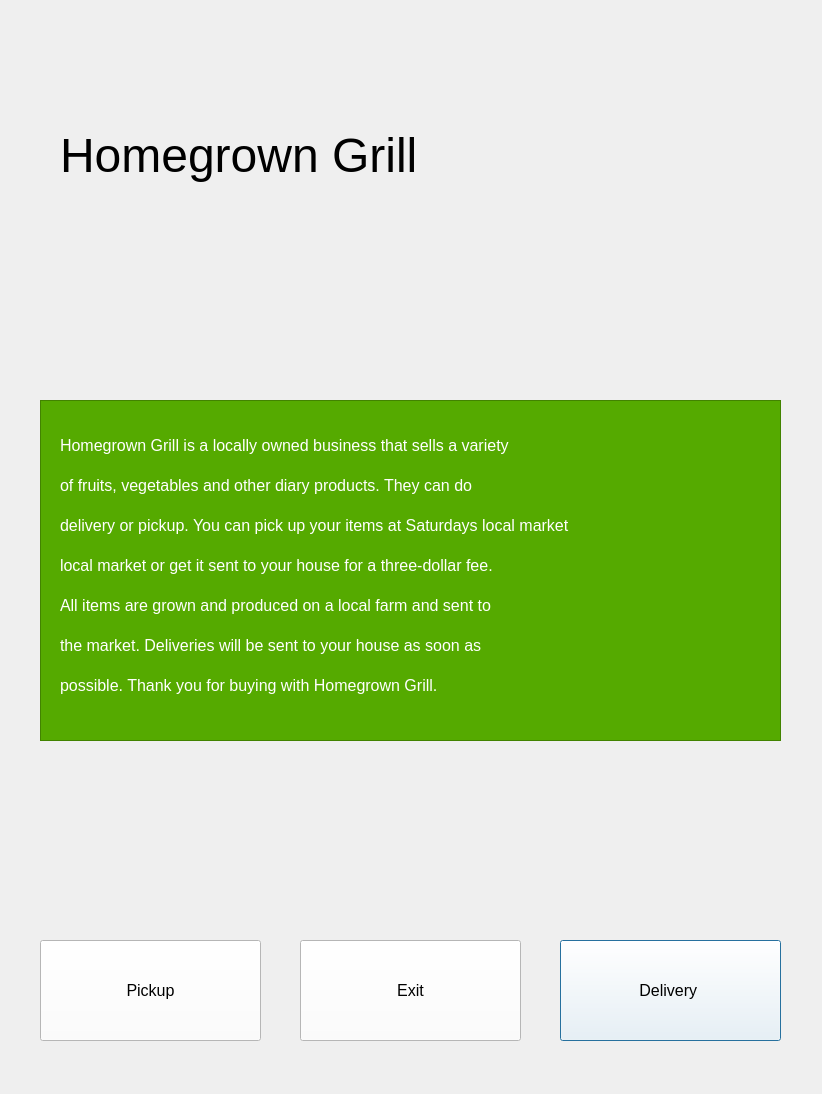
<?xml version="1.0" encoding="UTF-8"?>
<ui version="4.0">
 <class>Dialog</class>
 <widget class="QDialog" name="Dialog">
  <property name="geometry">
   <rect>
    <x>0</x>
    <y>0</y>
    <width>822</width>
    <height>1094</height>
   </rect>
  </property>
  <property name="windowTitle">
   <string>Dialog</string>
  </property>
  <widget class="QPushButton" name="pushButton">
   <property name="geometry">
    <rect>
     <x>560</x>
     <y>940</y>
     <width>221</width>
     <height>101</height>
    </rect>
   </property>
   <property name="font">
    <font>
     <pointsize>12</pointsize>
    </font>
   </property>
   <property name="styleSheet">
    <string notr="true">QPushButton {background: white}
QPushButton {color: black}
QPushButton:hover{background:rgb(202, 202, 202)}</string>
   </property>
   <property name="text">
    <string>Delivery </string>
   </property>
  </widget>
  <widget class="QPushButton" name="pushButton_2">
   <property name="geometry">
    <rect>
     <x>40</x>
     <y>940</y>
     <width>221</width>
     <height>101</height>
    </rect>
   </property>
   <property name="font">
    <font>
     <pointsize>12</pointsize>
    </font>
   </property>
   <property name="styleSheet">
    <string notr="true">QPushButton {background: white}
QPushButton {color: black}
QPushButton:hover{background:rgb(202, 202, 202)}</string>
   </property>
   <property name="text">
    <string>Pickup</string>
   </property>
  </widget>
  <widget class="QPushButton" name="pushButton_3">
   <property name="geometry">
    <rect>
     <x>300</x>
     <y>940</y>
     <width>221</width>
     <height>101</height>
    </rect>
   </property>
   <property name="font">
    <font>
     <pointsize>12</pointsize>
    </font>
   </property>
   <property name="styleSheet">
    <string notr="true">QPushButton {background: white}
QPushButton {color: black}
QPushButton:hover{background:rgb(202, 202, 202)}</string>
   </property>
   <property name="text">
    <string>Exit</string>
   </property>
  </widget>
  <widget class="QLabel" name="label">
   <property name="geometry">
    <rect>
     <x>60</x>
     <y>110</y>
     <width>701</width>
     <height>91</height>
    </rect>
   </property>
   <property name="font">
    <font>
     <pointsize>36</pointsize>
    </font>
   </property>
   <property name="text">
    <string>Homegrown Grill</string>
   </property>
  </widget>
  <widget class="QLabel" name="label_2">
   <property name="geometry">
    <rect>
     <x>60</x>
     <y>380</y>
     <width>691</width>
     <height>131</height>
    </rect>
   </property>
   <property name="font">
    <font>
     <pointsize>12</pointsize>
    </font>
   </property>
   <property name="text">
    <string>&lt;html&gt;&lt;head/&gt;&lt;body&gt;&lt;p&gt;&lt;span style=&quot; color:#ffffff;&quot;&gt;Homegrown Grill is a locally owned business that sells a variety &lt;/span&gt;&lt;/p&gt;&lt;/body&gt;&lt;/html&gt;</string>
   </property>
  </widget>
  <widget class="QLabel" name="label_3">
   <property name="geometry">
    <rect>
     <x>60</x>
     <y>420</y>
     <width>691</width>
     <height>131</height>
    </rect>
   </property>
   <property name="font">
    <font>
     <pointsize>12</pointsize>
    </font>
   </property>
   <property name="text">
    <string>&lt;html&gt;&lt;head/&gt;&lt;body&gt;&lt;p&gt;&lt;span style=&quot; color:#ffffff;&quot;&gt;of fruits, vegetables and other diary products. They can do &lt;/span&gt;&lt;/p&gt;&lt;/body&gt;&lt;/html&gt;</string>
   </property>
  </widget>
  <widget class="QLabel" name="label_4">
   <property name="geometry">
    <rect>
     <x>60</x>
     <y>460</y>
     <width>691</width>
     <height>131</height>
    </rect>
   </property>
   <property name="font">
    <font>
     <pointsize>12</pointsize>
    </font>
   </property>
   <property name="text">
    <string>&lt;html&gt;&lt;head/&gt;&lt;body&gt;&lt;p&gt;&lt;span style=&quot; color:#ffffff;&quot;&gt;delivery or pickup. You can pick up your items at Saturdays local market&lt;/span&gt;&lt;/p&gt;&lt;/body&gt;&lt;/html&gt;</string>
   </property>
  </widget>
  <widget class="QLabel" name="label_5">
   <property name="geometry">
    <rect>
     <x>60</x>
     <y>500</y>
     <width>691</width>
     <height>131</height>
    </rect>
   </property>
   <property name="font">
    <font>
     <pointsize>12</pointsize>
    </font>
   </property>
   <property name="text">
    <string>&lt;html&gt;&lt;head/&gt;&lt;body&gt;&lt;p&gt;&lt;span style=&quot; color:#ffffff;&quot;&gt;local market or get it sent to your house for a three-dollar fee. &lt;/span&gt;&lt;/p&gt;&lt;/body&gt;&lt;/html&gt;</string>
   </property>
  </widget>
  <widget class="QLabel" name="label_6">
   <property name="geometry">
    <rect>
     <x>60</x>
     <y>540</y>
     <width>691</width>
     <height>131</height>
    </rect>
   </property>
   <property name="font">
    <font>
     <pointsize>12</pointsize>
    </font>
   </property>
   <property name="text">
    <string>&lt;html&gt;&lt;head/&gt;&lt;body&gt;&lt;p&gt;&lt;span style=&quot; color:#ffffff;&quot;&gt;All items are grown and produced on a local farm and sent to &lt;/span&gt;&lt;/p&gt;&lt;/body&gt;&lt;/html&gt;</string>
   </property>
  </widget>
  <widget class="QLabel" name="label_7">
   <property name="geometry">
    <rect>
     <x>60</x>
     <y>580</y>
     <width>691</width>
     <height>131</height>
    </rect>
   </property>
   <property name="font">
    <font>
     <pointsize>12</pointsize>
    </font>
   </property>
   <property name="text">
    <string>&lt;html&gt;&lt;head/&gt;&lt;body&gt;&lt;p&gt;&lt;span style=&quot; color:#ffffff;&quot;&gt;the market. Deliveries will be sent to your house as soon as&lt;/span&gt;&lt;/p&gt;&lt;/body&gt;&lt;/html&gt;</string>
   </property>
  </widget>
  <widget class="QLabel" name="label_8">
   <property name="geometry">
    <rect>
     <x>60</x>
     <y>620</y>
     <width>691</width>
     <height>131</height>
    </rect>
   </property>
   <property name="font">
    <font>
     <pointsize>12</pointsize>
    </font>
   </property>
   <property name="text">
    <string>&lt;html&gt;&lt;head/&gt;&lt;body&gt;&lt;p&gt;&lt;span style=&quot; color:#ffffff;&quot;&gt;possible. Thank you for buying with Homegrown Grill.&lt;/span&gt;&lt;/p&gt;&lt;/body&gt;&lt;/html&gt;</string>
   </property>
  </widget>
  <widget class="QTextBrowser" name="textBrowser">
   <property name="geometry">
    <rect>
     <x>40</x>
     <y>400</y>
     <width>741</width>
     <height>341</height>
    </rect>
   </property>
   <property name="styleSheet">
    <string notr="true">QTextBrowser {background: rgb(85, 170, 0)}


QTextBrowser {opacity:0}
</string>
   </property>
  </widget>
  <zorder>textBrowser</zorder>
  <zorder>pushButton</zorder>
  <zorder>pushButton_2</zorder>
  <zorder>pushButton_3</zorder>
  <zorder>label</zorder>
  <zorder>label_2</zorder>
  <zorder>label_3</zorder>
  <zorder>label_4</zorder>
  <zorder>label_5</zorder>
  <zorder>label_6</zorder>
  <zorder>label_7</zorder>
  <zorder>label_8</zorder>
 </widget>
 <resources/>
 <connections/>
</ui>
